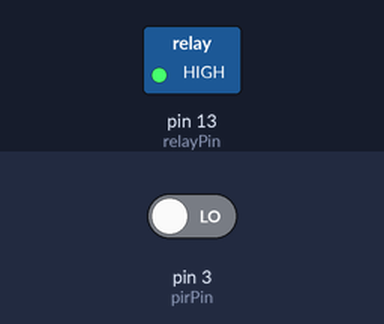
Simulated run of this sketch. Board: Arduino Uno, built with avr-gcc and run on an emulated ATmega328P. Shown: switched loads named in the sketch (green lamp = pin HIGH). The test bench sets the inputs (shaded band); at power-on: pin 3 (pirPin) LOW. What the sketch prints to the serial monitor is not drawn.

Above: at 16.2 s.
16.3 s: pin 3 (pirPin) driven HIGH
At 16.7 s:
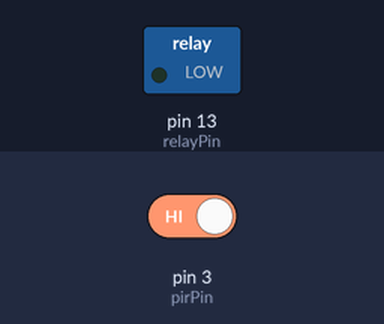
17.8 s: pin 3 (pirPin) driven LOW
At 19.1 s:
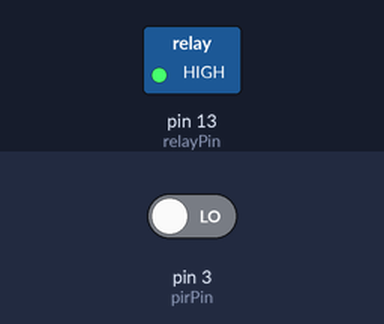
Timing chart, 0 to 20.8 s (numbered marks = the images above; inputs shaded):
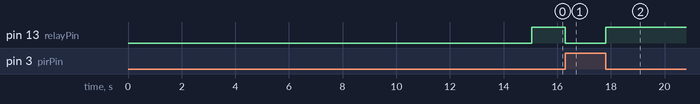

Measured:
- after the input at 16.3 s, pin 13 (relayPin): HIGH → LOW at once
- after the input at 17.8 s, pin 13 (relayPin): LOW → HIGH at once

The sketch:

motion_sep28a.ino
```cpp
//Callabrate motion sensor
int calibrationTime = 15;

//The time when the sensor outputs a low impulse
long unsigned int lowIn;

//The amount of milliseconds the sensor has to be low
//Before we assume all motion has stopped
long unsigned int pause = 5000;

boolean lockLow = true;
boolean takeLowTime;

int pirPin = 3;    //Motion sensor pin
int relayPin = 13;  // Relay pin


void setup(){
  Serial.begin(9600);
  pinMode(pirPin, INPUT);
  pinMode(relayPin, OUTPUT);
  digitalWrite(pirPin, LOW);

  Serial.print("calibrating sensor ");
    for(int i = 0; i < calibrationTime; i++){
      Serial.print(".");
      delay(1000);
      }
    Serial.println(" done");
    Serial.println("SENSOR ACTIVE!!!");
    delay(50);
  }


void loop(){

     if(digitalRead(pirPin) == HIGH){
       digitalWrite(relayPin, LOW);
       if(lockLow){
         lockLow = false;
         Serial.println("---");
         Serial.print("motion detected at ");
         Serial.print(millis()/1000);
         Serial.println(" sec");
         delay(50);
         }
         takeLowTime = true;
       }

     if(digitalRead(pirPin) == LOW){
       digitalWrite(relayPin, HIGH);

       if(takeLowTime){
        lowIn = millis();          //save the time of the transition from high to LOW
        takeLowTime = false;
        }
       //Motion pause
       if(!lockLow && millis() - lowIn > pause){
           lockLow = true;
           Serial.print("motion ended at ");
           Serial.print((millis() - pause)/1000);
           Serial.println(" sec");
           delay(50);
           }
       }
  }
```
